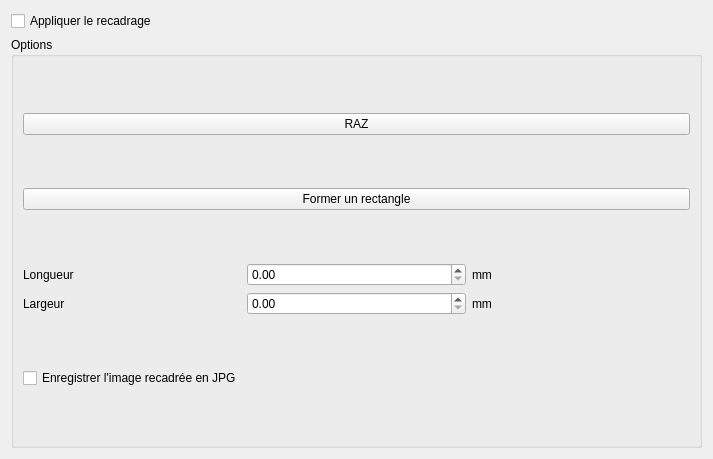
<?xml version="1.0" encoding="UTF-8"?>
<ui version="4.0">
 <class>CropForm</class>
 <widget class="QWidget" name="CropForm">
  <property name="geometry">
   <rect>
    <x>0</x>
    <y>0</y>
    <width>713</width>
    <height>459</height>
   </rect>
  </property>
  <property name="windowTitle">
   <string>Form</string>
  </property>
  <layout class="QGridLayout" name="gridLayout_2">
   <item row="0" column="0">
    <widget class="QCheckBox" name="checkBox_2">
     <property name="text">
      <string>Appliquer le recadrage</string>
     </property>
    </widget>
   </item>
   <item row="1" column="0">
    <widget class="QGroupBox" name="mygroupbox">
     <property name="title">
      <string>Options</string>
     </property>
     <layout class="QVBoxLayout" name="verticalLayout">
      <item>
       <widget class="QPushButton" name="pushButton_2">
        <property name="text">
         <string>RAZ</string>
        </property>
       </widget>
      </item>
      <item>
       <widget class="QPushButton" name="pushButton">
        <property name="text">
         <string>Former un rectangle</string>
        </property>
       </widget>
      </item>
      <item>
       <layout class="QHBoxLayout" name="horizontalLayout_2">
        <item>
         <layout class="QGridLayout" name="gridLayout">
          <item row="1" column="0">
           <widget class="QLabel" name="label_3">
            <property name="text">
             <string>Largeur</string>
            </property>
           </widget>
          </item>
          <item row="1" column="2">
           <widget class="QLabel" name="label_2">
            <property name="text">
             <string>mm</string>
            </property>
           </widget>
          </item>
          <item row="1" column="1">
           <widget class="QDoubleSpinBox" name="doubleSpinBox">
            <property name="maximum">
             <double>9999.989999999999782</double>
            </property>
           </widget>
          </item>
          <item row="0" column="0">
           <widget class="QLabel" name="label">
            <property name="text">
             <string>Longueur</string>
            </property>
           </widget>
          </item>
          <item row="0" column="1">
           <widget class="QDoubleSpinBox" name="doubleSpinBox_2">
            <property name="maximum">
             <double>9999.989999999999782</double>
            </property>
           </widget>
          </item>
          <item row="0" column="2">
           <widget class="QLabel" name="label_4">
            <property name="text">
             <string>mm</string>
            </property>
           </widget>
          </item>
         </layout>
        </item>
       </layout>
      </item>
      <item>
       <widget class="QCheckBox" name="checkBox">
        <property name="text">
         <string>Enregistrer l'image recadrée en JPG</string>
        </property>
       </widget>
      </item>
     </layout>
    </widget>
   </item>
  </layout>
 </widget>
 <resources/>
 <connections/>
</ui>
